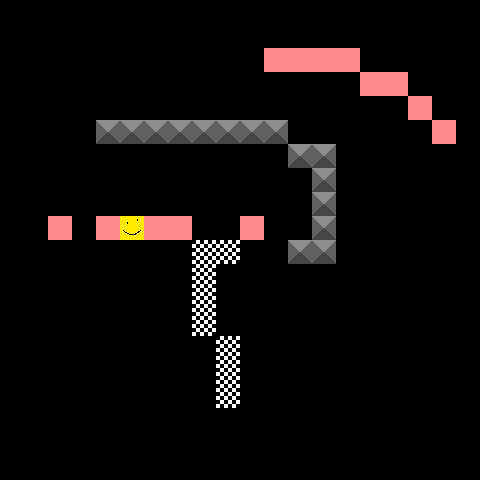

Below is a game level as drawn by its tile map, then a one-line description and the .tmx file that defines it, in full:
An orthogonal 20x20 tile map with 24x24 px tiles, 2 tile layers (universal, world1), 2 tilesets.

<map version="1.0" tiledversion="1.1.4" orientation="orthogonal" renderorder="right-down" width="20" height="20" tilewidth="24" tileheight="24" infinite="0" nextobjectid="1">
 <properties>
  <property name="layout" value="1;" />
 </properties>
 <tileset firstgid="1" source="tileset.tsx" />
 <tileset firstgid="5" source="player.tsx" />
 <layer name="universal" width="20" height="20">
  <data encoding="csv">
0,0,0,0,0,0,0,0,0,0,0,0,0,0,0,0,0,0,0,0,
0,0,0,0,0,0,0,0,0,0,0,0,0,0,0,0,0,0,0,0,
0,0,0,0,0,0,0,0,0,0,0,3,3,3,3,0,0,0,0,0,
0,0,0,0,0,0,0,0,0,0,0,0,0,0,0,3,3,0,0,0,
0,0,0,0,0,0,0,0,0,0,0,0,0,0,0,0,0,3,0,0,
0,0,0,0,1,1,1,1,1,1,1,1,0,0,0,0,0,0,3,0,
0,0,0,0,0,0,0,0,0,0,0,0,1,1,0,0,0,0,0,0,
0,0,0,0,0,0,0,0,0,0,0,0,0,1,0,0,0,0,0,0,
0,0,0,0,0,0,0,0,0,0,0,0,0,1,0,0,0,0,0,0,
0,0,3,0,3,5,3,3,0,0,3,0,0,1,0,0,0,0,0,0,
0,0,0,0,0,0,0,0,2,2,0,0,1,1,0,0,0,0,0,0,
0,0,0,0,0,0,0,0,2,0,0,0,0,0,0,0,0,0,0,0,
0,0,0,0,0,0,0,0,2,0,0,0,0,0,0,0,0,0,0,0,
0,0,0,0,0,0,0,0,2,0,0,0,0,0,0,0,0,0,0,0,
0,0,0,0,0,0,0,0,0,2,0,0,0,0,0,0,0,0,0,0,
0,0,0,0,0,0,0,0,0,2,0,0,0,0,0,0,0,0,0,0,
0,0,0,0,0,0,0,0,0,2,0,0,0,0,0,0,0,0,0,0,
0,0,0,0,0,0,0,0,0,0,0,0,0,0,0,0,0,0,0,0,
0,0,0,0,0,0,0,0,0,0,0,0,0,0,0,0,0,0,0,0,
0,0,0,0,0,0,0,0,0,0,0,0,0,0,0,0,0,0,0,0
</data>
 </layer>
 <layer name="world1" width="20" height="20">
  <data encoding="csv">
0,0,0,0,0,0,0,0,0,0,0,0,0,0,0,0,0,0,0,0,
0,0,0,0,0,0,0,0,0,0,0,0,0,0,0,0,0,0,0,0,
0,0,0,0,0,0,0,0,0,0,0,0,0,0,0,0,0,0,0,0,
0,0,0,0,0,0,0,0,0,0,0,0,0,0,0,0,0,0,0,0,
0,0,0,0,0,0,0,0,0,0,0,0,0,0,0,0,0,0,0,0,
0,0,0,0,0,0,0,0,0,0,0,0,0,0,0,0,0,0,0,0,
0,0,0,0,0,0,0,0,0,0,0,0,0,0,0,0,0,0,0,0,
0,0,0,0,0,0,0,0,0,0,0,0,0,0,0,0,0,0,0,0,
0,0,0,0,0,0,0,0,0,0,0,0,0,0,0,0,0,0,0,0,
0,0,0,0,0,0,0,0,0,0,0,0,0,0,0,0,0,0,0,0,
0,0,0,0,0,0,0,0,0,0,0,0,0,0,0,0,0,0,0,0,
0,0,0,0,0,0,0,0,0,0,0,0,0,0,0,0,0,0,0,0,
0,0,0,0,0,0,0,0,0,0,0,0,0,0,0,0,0,0,0,0,
0,0,0,0,0,0,0,0,0,0,0,0,0,0,0,0,0,0,0,0,
0,0,0,0,0,0,0,0,0,0,0,0,0,0,0,0,0,0,0,0,
0,0,0,0,0,0,0,0,0,0,0,0,0,0,0,0,0,0,0,0,
0,0,0,0,0,0,0,0,0,0,0,0,0,0,0,0,0,0,0,0,
0,0,0,0,0,0,0,0,0,0,0,0,0,0,0,0,0,0,0,0,
0,0,0,0,0,0,0,0,0,0,0,0,0,0,0,0,0,0,0,0,
0,0,0,0,0,0,0,0,0,0,0,0,0,0,0,0,0,0,0,0
</data>
 </layer>
</map>